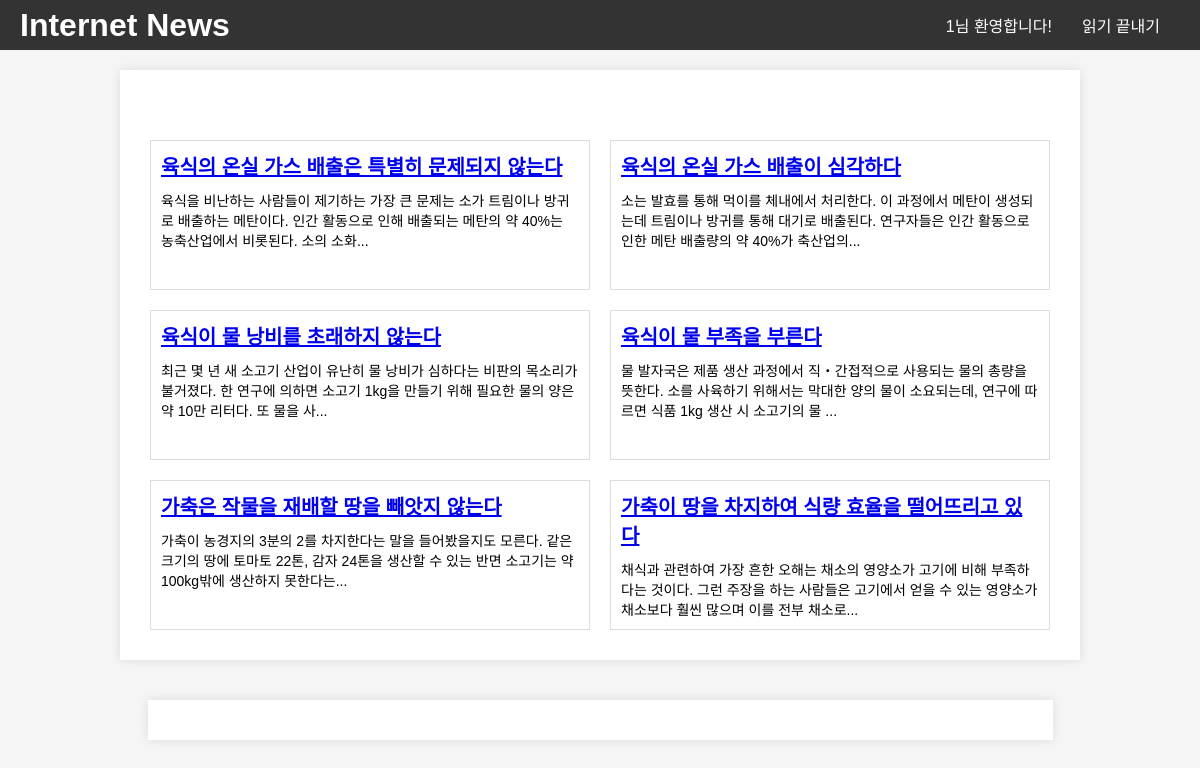
The page /index (signed in) on the database its author committed.
### app.py (models this page shows)
class Article(db.Model):
    id = db.Column(db.Integer, primary_key=True)
    title = db.Column(db.String(100), nullable=False)
    content = db.Column(db.Text, nullable=False)
    author_name = db.Column(db.String(100))  # 저자 이름
    author_occupation = db.Column(db.String(100))  # 저자 직업
    author_email = db.Column(db.String(100))  # 저자 이메일
    author_description = db.Column(db.Text)  # 저자 설명
    display_on_index = db.Column(db.Boolean, default=False)
    ratings = db.relationship('Rating', backref='article', lazy=True)

### app.py (the view, shortened to what this page needs)
@app.route('/index')
def index():
    user = User.query.get(session['user_id'])
    article_displays = ArticleDisplay.query.filter_by(user_id=user.id).order_by(ArticleDisplay.position).all()
    articles = [display.article for display in article_displays]
    return render_template('index.html', articles=articles)

### templates/index.html (shortened to what this page needs)
<!DOCTYPE html>
<html lang="en">
<head>
    <link rel="stylesheet" type="text/css" href="/static/styles.css">
</head>
<body>
    <header>
        <h1>Internet News</h1>
        <div>
            {% if session['user_name'] %}
            <p>{{ session['user_name'] }}님 환영합니다!</p>
            <a href="{{ url_for('end_page') }}">읽기 끝내기</a>
        {% else %}
            <a href="{{ url_for('login') }}">로그인</a>
        {% endif %}
        </div>
    </header>
    <div class="container">
        {% for article in articles %}
            {% if article is not none %}
                <div class="article">
                    <a href="{{ url_for('article', article_id=article.id) }}">
                        <h2>{{ article.title }}</h2>
                    </a>
                    <p>{{ article.content[:100] }}...</p>
                </div>
            {% endif %}
        {% endfor %}
    </div>
    <div class="memo-container" id="memoContainer" style="width: 1000px;"></div>
</body>
</html>

### static/styles.css (style rules this page uses)
body, h1, h2, p { margin: 0; padding: 0; }
body { font-family: Arial, sans-serif; background-color: #f5f5f5; }
header { background-color: #333; color: #fff; padding: 10px; text-align: center; display: flex; justify-content: space-between; align-items: center; }
.container { max-width: 80%; margin: 20px auto; padding: 20px; background-color: #fff; box-shadow: 0 0 10px rgba(0, 0, 0, 0.1); margin-top: 70px; }
.article { width: 100%; border: 1px solid #ddd; padding: 10px; margin: 10px 0; cursor: pointer; box-sizing: border-box; background-color: #fff; }
.article h2 { font-size: 24px; margin: 0; }
.article p { font-size: 16px; margin: 0; text-overflow: ellipsis; white-space: nowrap; overflow: hidden; }
.memo-container { max-width: 865px; margin: 20px auto; padding: 20px; background-color: #fff; box-shadow: 0 0 10px rgba(0, 0, 0, 0.1); }

### templates/index.html (style rules this page uses)
body { display: flex; flex-direction: column; align-items: center; }
header { width: 100%; position: fixed; top: 0; z-index: 100; display: flex; justify-content: space-between; align-items: center; height: 50px; padding: 0 20px; box-sizing: border-box; }
header a { display: inline-block; padding: 10px 20px; background-color: #333; color: #fff; text-decoration: none; border-radius: 5px; transition: background-color 0.3s; }
header div { display: flex; align-items: center; gap: 10px; }
.container { display: flex; flex-wrap: wrap; justify-content: space-between; width: 100%; padding: 60px 20px 20px; box-sizing: border-box; }
.article { box-sizing: border-box; flex: 0 0 calc(50% - 20px); border: 1px solid #ddd; padding: 10px; margin: 10px; cursor: pointer; height: 150px; overflow: hidden; }
.article h2 { font-size: 20px; margin: 0 0 10px 0; }
.article p { font-size: 14px; margin: 0; text-overflow: ellipsis; white-space: normal; overflow: hidden; display: -webkit-box; -webkit-line-clamp: 3; -webkit-box-orient: vertical; }

### rows shown on the page
Article: title "육식의 온실 가스 배출은 특별히 문제되지 않는다", content "육식을 비난하는 사람들이 제기하는 가장 큰 문제는 소가 트림이나 방귀로 배출하는 메탄이다. 인간 활동으로 인해 배출되는 메탄의 약 40%는 농축산업에서 비롯된다. 소의 소화"
Article: title "육식의 온실 가스 배출이 심각하다", content "소는 발효를 통해 먹이를 체내에서 처리한다. 이 과정에서 메탄이 생성되는데 트림이나 방귀를 통해 대기로 배출된다. 연구자들은 인간 활동으로 인한 메탄 배출량의 약 40%가 축산업의"
Article: title "육식이 물 낭비를 초래하지 않는다", content "최근 몇 년 새 소고기 산업이 유난히 물 낭비가 심하다는 비판의 목소리가 불거졌다. 한 연구에 의하면 소고기 1kg을 만들기 위해 필요한 물의 양은 약 10만 리터다. 또 물을 사"
Article: title "육식이 물 부족을 부른다", content "물 발자국은 제품 생산 과정에서 직‧간접적으로 사용되는 물의 총량을 뜻한다. 소를 사육하기 위해서는 막대한 양의 물이 소요되는데, 연구에 따르면 식품 1kg 생산 시 소고기의 물"
Article: title "가축은 작물을 재배할 땅을 빼앗지 않는다", content "가축이 농경지의 3분의 2를 차지한다는 말을 들어봤을지도 모른다. 같은 크기의 땅에 토마토 22톤, 감자 24톤을 생산할 수 있는 반면 소고기는 약 100kg밖에 생산하지 못한다는"
Article: title "가축이 땅을 차지하여 식량 효율을 떨어뜨리고 있다", content "채식과 관련하여 가장 흔한 오해는 채소의 영양소가 고기에 비해 부족하다는 것이다. 그런 주장을 하는 사람들은 고기에서 얻을 수 있는 영양소가 채소보다 훨씬 많으며 이를 전부 채소로"

### other values the page prints
{{ session['user_name'] }} "1"
